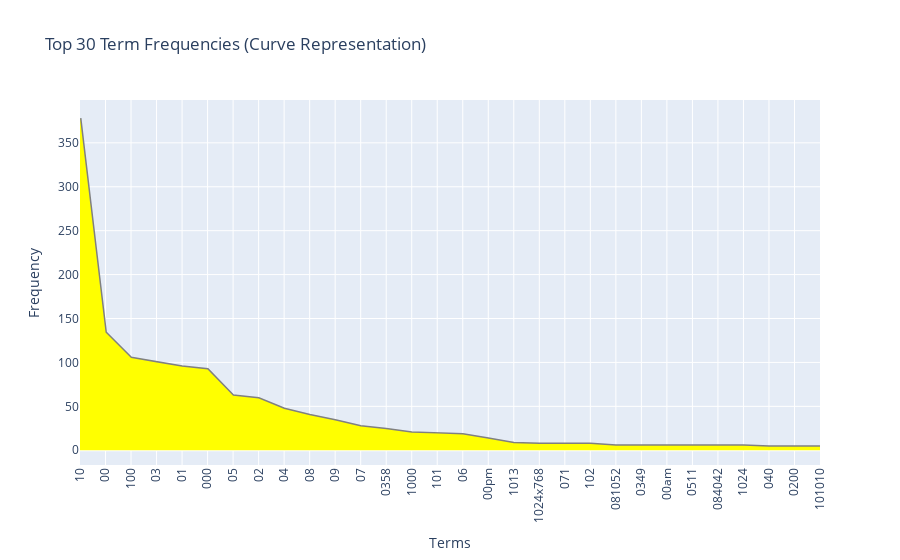

The cell this chart's notebook holds for it:
### Markdown cell above
### >>> **Exercise 14 (take home):** 
Additionally, you can attempt to sort the terms on the `x-axis` by frequency instead of in alphabetical order. This way the visualization is more meaninfgul and you will be able to observe the so called [long tail](https://en.wikipedia.org/wiki/Long_tail) (get familiar with this term since it will appear a lot in data mining and other statistics courses). see picture below

![alt txt](https://upload.wikimedia.org/wikipedia/commons/thumb/8/8a/Long_tail.svg/1000px-Long_tail.svg.png)

### Code cell
# Answer here
import numpy as np
import pandas as pd
import plotly.graph_objects as go

# Sort terms by frequency in descending order
df_sorted = df.sort_values(by='Frequency', ascending=False)

# Select top 30 terms
df_top30 = df_sorted.head(30)

# Create the x and y data
x = df_top30['Term']
y = df_top30['Frequency']

# Create the figure
fig = go.Figure()

# Add the line for the term frequencies
fig.add_trace(go.Scatter(x=x, y=y, mode='lines', line=dict(color='gray', width=3), name='Frequency'))

# Add shaded region
fig.add_trace(go.Scatter(x=x, y=y, fill='tozeroy', mode='none', fillcolor='yellow', name='Shaded Area'))

# Update layout to make it resemble the image's curve style
fig.update_layout(
    title="Top 30 Term Frequencies (Curve Representation)",
    xaxis_title="Terms",
    yaxis_title="Frequency",
    showlegend=False,
    xaxis_tickangle=-90  # Rotate x-axis labels for better readability
)

# Show the figure
fig.show()

### Figure 1 — Plotly figure (JSON) as saved in the notebook; plotly's stock layout.template omitted (floating-point values rounded to 4 significant figures)
{"data": [{"line": {"color": "gray", "width": 3}, "mode": "lines", "name": "Frequency", "type": "scatter", "x": ["10", "00", "100", "03", "01", "000", "05", "02", "04", "08", "09", "07", "0358", "1000", "101", "06", "00pm", "1013", "1024x768", "071", "102", "081052", "0349", "00am", "0511", "084042", "1024", "040", "0200", "101010"], "y": [378, 134, 105, 100, 95, 92, 62, 59, 47, 40, 34, 27, 24, 20, 19, 18, 13, 8, 7, 7, 7, 5, 5, 5, 5, 5, 5, 4, 4, 4]}, {"fill": "tozeroy", "fillcolor": "yellow", "mode": "none", "name": "Shaded Area", "type": "scatter", "x": ["10", "00", "100", "03", "01", "000", "05", "02", "04", "08", "09", "07", "0358", "1000", "101", "06", "00pm", "1013", "1024x768", "071", "102", "081052", "0349", "00am", "0511", "084042", "1024", "040", "0200", "101010"], "y": [378, 134, 105, 100, 95, 92, 62, 59, 47, 40, 34, 27, 24, 20, 19, 18, 13, 8, 7, 7, 7, 5, 5, 5, 5, 5, 5, 4, 4, 4]}], "layout": {"autosize": true, "showlegend": false, "title": {"text": "Top 30 Term Frequencies (Curve Representation)"}, "xaxis": {"autorange": true, "range": [0, 29], "tickangle": -90, "title": {"text": "Terms"}, "type": "category"}, "yaxis": {"autorange": true, "range": [-16.78, 398.8], "title": {"text": "Frequency"}, "type": "linear"}}}
